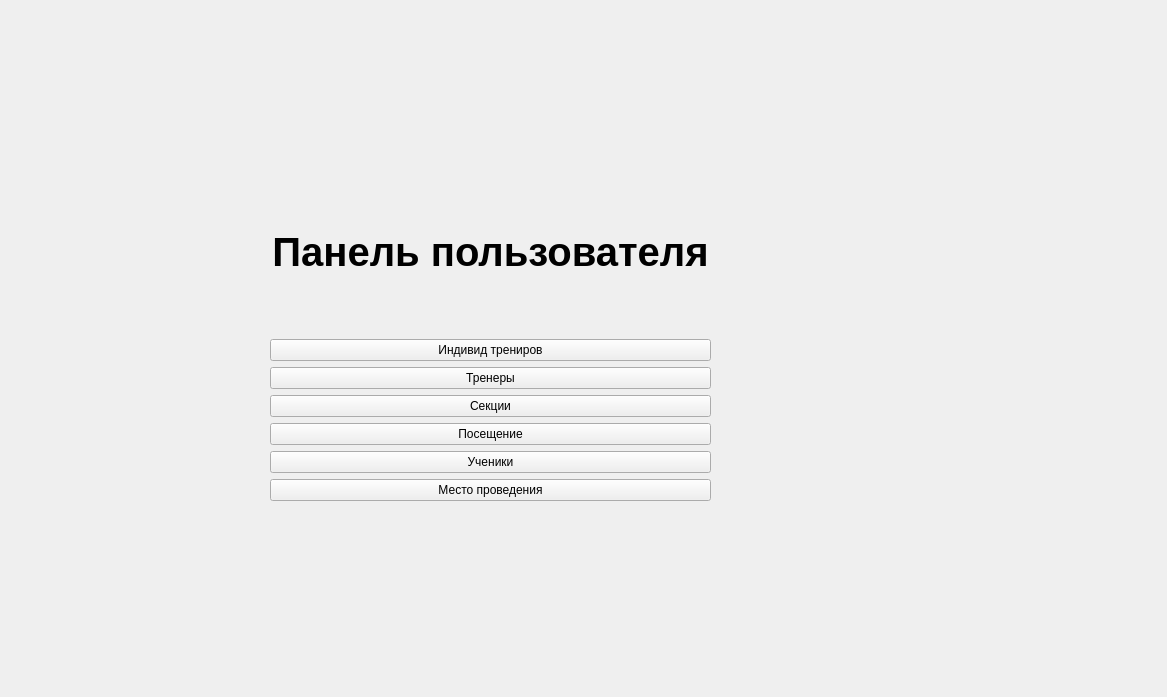
<?xml version="1.0" encoding="UTF-8"?>
<ui version="4.0">
 <class>UserPanel</class>
 <widget class="QWidget" name="UserPanel">
  <property name="geometry">
   <rect>
    <x>0</x>
    <y>0</y>
    <width>1167</width>
    <height>697</height>
   </rect>
  </property>
  <property name="windowTitle">
   <string>Form</string>
  </property>
  <widget class="QWidget" name="layoutWidget">
   <property name="geometry">
    <rect>
     <x>270</x>
     <y>170</y>
     <width>441</width>
     <height>331</height>
    </rect>
   </property>
   <layout class="QVBoxLayout" name="verticalLayout">
    <item>
     <widget class="QLabel" name="label">
      <property name="font">
       <font>
        <pointsize>30</pointsize>
        <weight>75</weight>
        <italic>false</italic>
        <bold>true</bold>
       </font>
      </property>
      <property name="text">
       <string>Панель пользователя</string>
      </property>
      <property name="textFormat">
       <enum>Qt::PlainText</enum>
      </property>
      <property name="alignment">
       <set>Qt::AlignCenter</set>
      </property>
     </widget>
    </item>
    <item>
     <widget class="QPushButton" name="btbIndTrU">
      <property name="text">
       <string>Индивид трениров</string>
      </property>
     </widget>
    </item>
    <item>
     <widget class="QPushButton" name="btnTrainerU">
      <property name="text">
       <string>Тренеры</string>
      </property>
     </widget>
    </item>
    <item>
     <widget class="QPushButton" name="btnSectionU">
      <property name="text">
       <string>Секции</string>
      </property>
     </widget>
    </item>
    <item>
     <widget class="QPushButton" name="btnVisitingU">
      <property name="text">
       <string>Посещение</string>
      </property>
     </widget>
    </item>
    <item>
     <widget class="QPushButton" name="btnStudentU">
      <property name="text">
       <string>Ученики</string>
      </property>
     </widget>
    </item>
    <item>
     <widget class="QPushButton" name="btnPlaceU">
      <property name="text">
       <string>Место проведения</string>
      </property>
     </widget>
    </item>
   </layout>
  </widget>
 </widget>
 <resources/>
 <connections/>
</ui>
